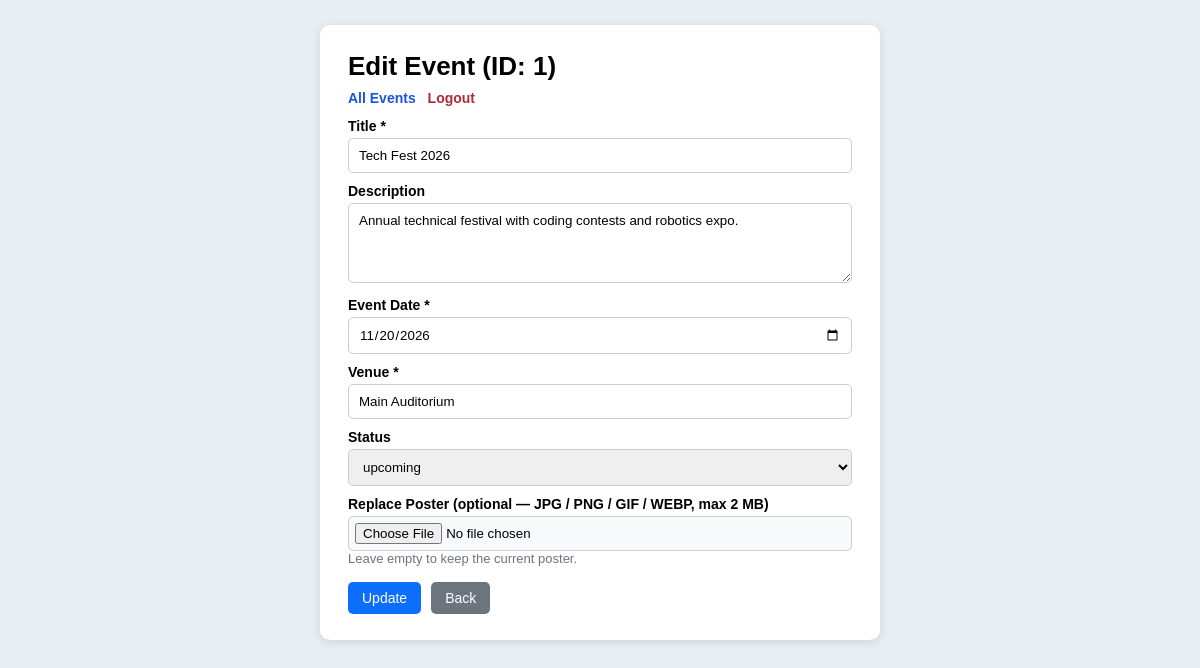
Page /edit.php?id=1 (signed in) on the committed database.
### tables this page shows
CREATE TABLE IF NOT EXISTS events (
    id INT AUTO_INCREMENT PRIMARY KEY,
    title VARCHAR(150) NOT NULL,
    description TEXT NULL,
    event_date DATE NOT NULL,
    venue VARCHAR(150) NOT NULL,
    status ENUM('upcoming','completed','cancelled') NOT NULL DEFAULT 'upcoming',
    poster VARCHAR(255) NULL COMMENT 'Stored file name inside uploads/',
    created_at TIMESTAMP DEFAULT CURRENT_TIMESTAMP
);

### edit.php (the view, shortened to what this page needs)
<?php
require_once "db.php";
$id = isset($_GET["id"]) ? (int)$_GET["id"] : 0;
$stmt = mysqli_prepare($conn, "SELECT id, title, description, event_date, venue, status, poster FROM events WHERE id = ?");
mysqli_stmt_bind_param($stmt, "i", $id);
mysqli_stmt_execute($stmt);
$res = mysqli_stmt_get_result($stmt);
$event = mysqli_fetch_assoc($res);
?>
<!DOCTYPE html>
<html>
<head><meta charset="UTF-8"><title>Edit Event</title><link rel="stylesheet" href="style.css"></head>
<body>
<div class="card form-box">
    <h1>Edit Event (ID: <?php echo (int)$event["id"]; ?>)</h1>
    <div class="top-links"><a href="index.php">All Events</a> <a href="logout.php" class="logout">Logout</a></div>
    <form method="POST" action="edit.php?id=<?php echo (int)$event["id"]; ?>" enctype="multipart/form-data" id="eventForm">
        <label>Title *</label>
        <input type="text" name="title" required minlength="3" maxlength="150"
               value="<?php echo htmlspecialchars($event["title"]); ?>">
        <label>Description</label>
        <textarea name="description" rows="4"><?php echo htmlspecialchars($event["description"] ?? ""); ?></textarea>
        <label>Event Date *</label>
        <input type="date" name="event_date" required value="<?php echo htmlspecialchars($event["event_date"]); ?>">
        <label>Venue *</label>
        <input type="text" name="venue" required maxlength="150" value="<?php echo htmlspecialchars($event["venue"]); ?>">
        <label>Status</label>
        <select name="status">
            <option value="upcoming" <?php echo ($event["status"] === "upcoming") ? "selected" : ""; ?>>upcoming</option>
        </select>
        <label>Replace Poster (optional &mdash; JPG / PNG / GIF / WEBP, max 2 MB)</label>
        <input type="file" name="poster" id="poster" accept=".jpg,.jpeg,.png,.gif,.webp,image/jpeg,image/png,image/gif,image/webp">
        <div class="muted">Leave empty to keep the current poster.</div>
        <div class="form-row">
            <button type="submit" class="btn btn-save">Update</button>
            <a href="index.php" class="btn btn-back">Back</a>
        </div>
    </form>
</div>
</body>
</html>

### style.css (style rules this page uses)
* { box-sizing: border-box; font-family: Arial, Helvetica, sans-serif; }
body { background: #e9eef5; margin: 0; padding: 25px 12px; }
.card { background: #fff; max-width: 1020px; margin: 0 auto; padding: 26px 28px; border-radius: 10px; box-shadow: 0 2px 10px rgba(0,0,0,.12); }
h1 { margin: 0 0 8px; font-size: 26px; }
.top-links { margin-bottom: 12px; font-size: 14px; }
.top-links a { color: #1a56db; text-decoration: none; margin-right: 8px; font-weight: bold; }
.top-links .logout { color: #b02a37; }
.muted { color: #6c757d; font-size: 13px; }
.btn { padding: 8px 14px; border: none; border-radius: 5px; cursor: pointer; color: #fff; font-size: 14px; text-decoration: none; display: inline-block; }
.form-box { max-width: 560px; }
.form-box label { display: block; margin: 10px 0 4px; font-weight: bold; font-size: 14px; }
.form-box input, .form-box select, .form-box textarea { width: 100%; padding: 9px 10px; border: 1px solid #ccc; border-radius: 5px; }
.form-box textarea { resize: vertical; }
.form-box input[type="file"] { padding: 6px; background: #f8f9fa; }
.form-row { margin-top: 16px; display: flex; gap: 10px; }
.btn-save { background: #0d6efd; }
.btn-back { background: #6c757d; }

### rows in the picture
events: id "1", title "Tech Fest 2026", description "Annual technical festival with coding contests and robotics expo.", event_date "11/20/2026", venue "Main Auditorium", status "upcoming"
